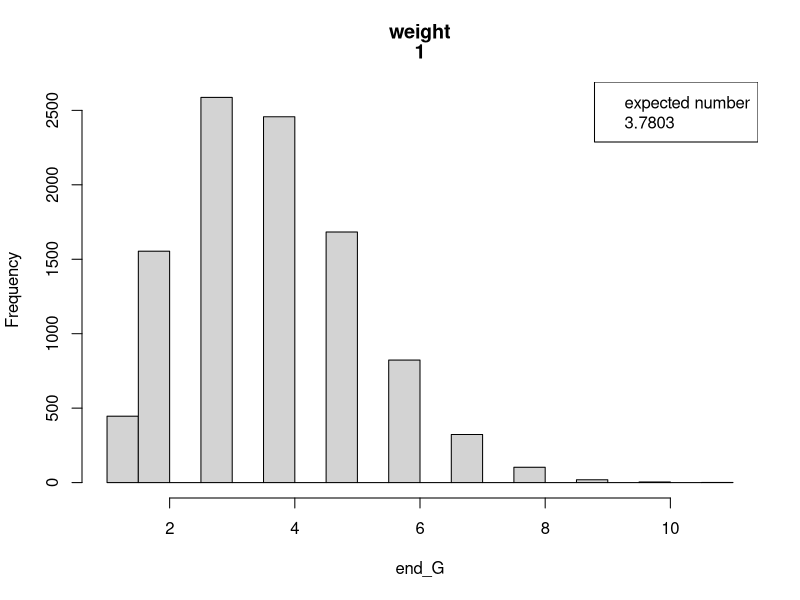
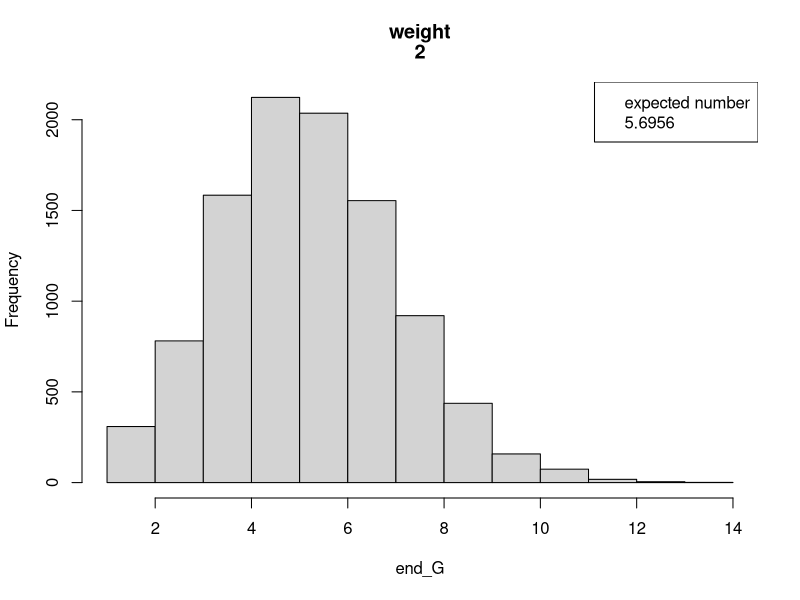
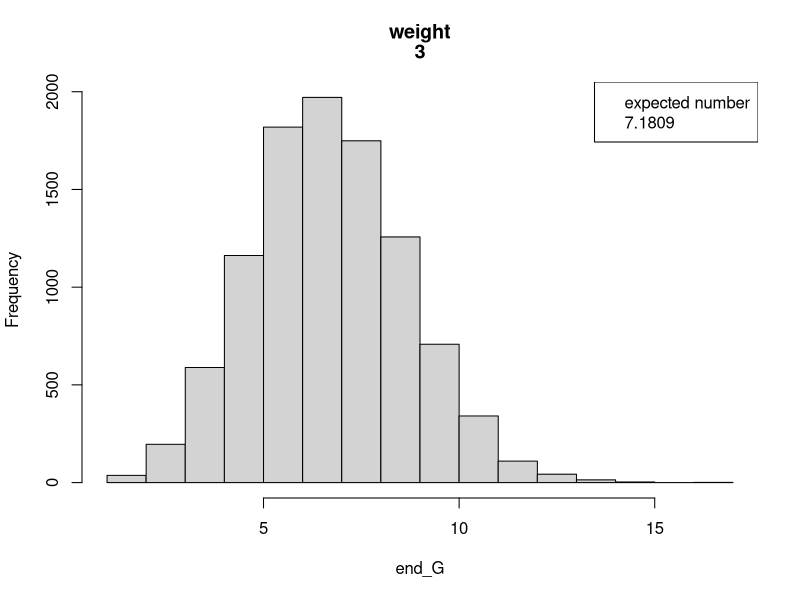
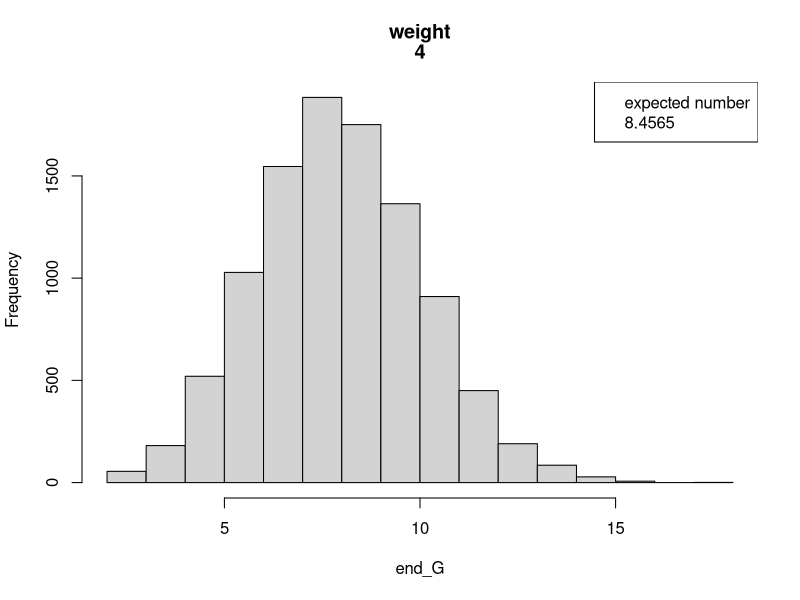
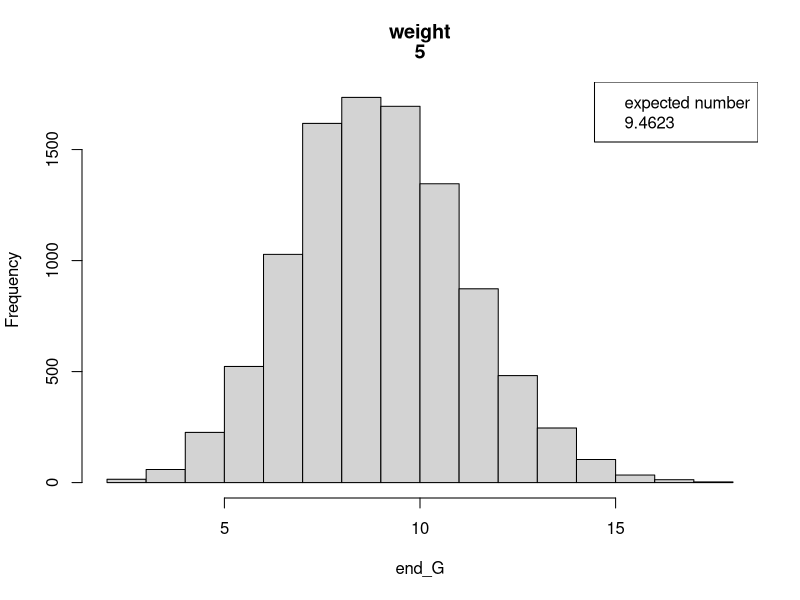
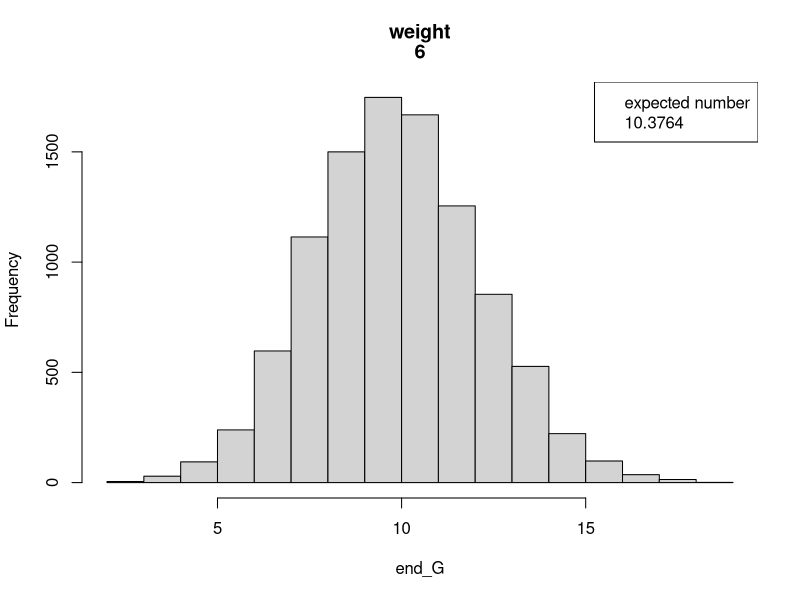
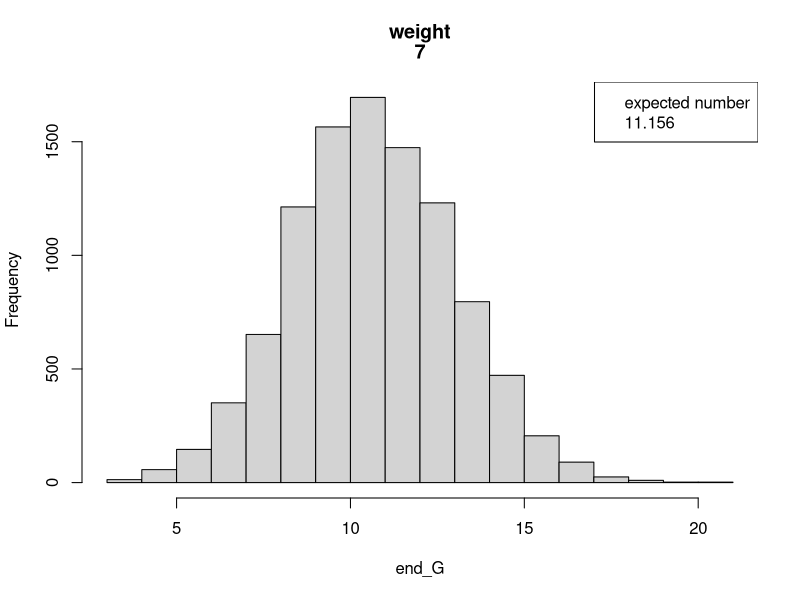

Generate these figures, in order, with R: (Note: a time limit stopped this script after it produced the figures.)
## ---- chunk 1
n <- 50

Urn_G <- function(finalballamount, starting_ball, black_weight){
  
  ball <- starting_ball # define the starting cituation
  
  while(length(ball) < finalballamount){
    
    pick <- sample(ball, 1, prob  = c(rep(1, length(ball)-1), black_weight)) # pick one ball from the urn
    
    if (pick == "0"){ # 0 is black
      
      ball <- ball[-which(ball == pick)] # pick the black ball
      
      pick2 <- sample(1:length(ball), 1) # pick a ball from the remaining balls
      
      ball[pick2] <- as.character(length(ball) + 1) # change the ball's color (since each iteration the length of ball will increase or remain the same, we'll never repeat the ball's color)
      
      ball <- c(ball, pick) # put back the black ball
      
    }else{
      ball <- ball[-length(ball)]
      
      ball <- c(ball, pick, "0") # else just add a ball with the picked color and keep the black ball at last of the row
      
    }
    
  }
  
  return(ball)
  
}
## ---- chunk 2
repeattimes <- 10000
for ( j  in 1:10) {

end_G <- numeric()

for(i in 1:repeattimes){
  result_G <- Urn_G(n+1, c("1", "1", "0"), j)
  end_G[i] <- length(table(result_G)) - 1
}

hist(end_G, main = c("weight",j))
legend("topright", legend = c("expected number", mean(end_G)))
}
